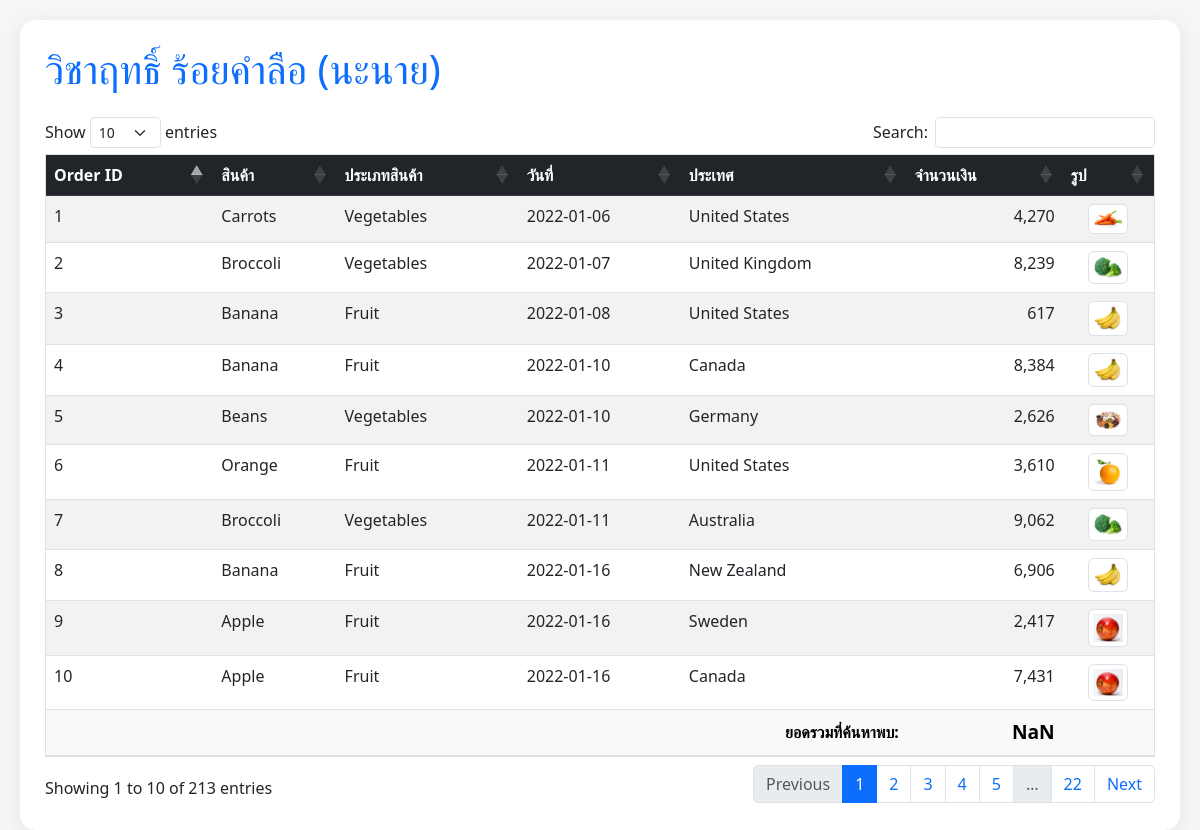
Screenshot of /c.php with the database file from the repository.
### tables this page shows
CREATE TABLE `popsupermarket` (
  `p_order_id` int(11) NOT NULL,
  `p_product_name` varchar(100) NOT NULL,
  `p_category` varchar(100) NOT NULL,
  `p_date` date NOT NULL,
  `p_country` varchar(100) NOT NULL,
  `p_amount` int(9) NOT NULL
);

### c.php (the view, shortened to what this page needs)
<!DOCTYPE html>
<html lang="en">
<head>
    <link href="https://cdn.jsdelivr.net/npm/bootstrap@5.3.0/dist/css/bootstrap.min.css" rel="stylesheet">
    <link href="https://cdn.datatables.net/1.13.7/css/dataTables.bootstrap5.min.css" rel="stylesheet">
</head>
<body>
<div class="container-fluid table-container">
    <h1 class="mb-4 text-primary">วิชาฤทธิ์ ร้อยคำลือ (นะนาย)</h1>
    <table id="myDataTable" class="table table-striped table-hover border" style="width:100%">
        <thead class="table-dark">
            <tr>
                <th>Order ID</th>
                <th>สินค้า</th>
                <th>ประเภทสินค้า</th>
                <th>วันที่</th>
                <th>ประเทศ</th>
                <th>จำนวนเงิน</th>
                <th>รูป</th>
            </tr>
        </thead>
        <tbody>
            <?php
            include_once("connectdb.php");
            $sql = "SELECT * FROM `popsupermarket`";
            $rs = mysqli_query($conn, $sql);
            while ($data = mysqli_fetch_array($rs)){
            ?>
            <tr>
                <td><?php echo $data['p_order_id'];?></td>
                <td><?php echo $data['p_product_name'];?></td>
                <td><?php echo $data['p_category'];?></td>
                <td><?php echo $data['p_date'];?></td>
                <td><?php echo $data['p_country'];?></td>
                <td align="right" data-order="<?php echo $data['p_amount'];?>">
                    <?php echo number_format($data['p_amount'], 0);?>
                </td>
                <td align="center">
                    <img src="<?php echo $data['p_product_name'];?>.jpg" width="40" class="img-thumbnail" onerror="this.src='https://via.placeholder.com/40'">
                </td>
            </tr>
            <?php } ?>
        </tbody>
        <tfoot class="table-light">
            <tr>
                <th colspan="5" style="text-align:right">ยอดรวมที่ค้นหาพบ:</th>
                <th id="sum_display" style="text-align:right" class="total-highlight">0</th>
                <th></th>
            </tr>
        </tfoot>
    </table>
</div>
</body>
</html>

### c.php (style rules this page uses)
body { padding: 20px; background-color: #f4f7f6; }
.table-container { background: white; padding: 25px; border-radius: 15px; box-shadow: 0 4px 20px rgba(0,0,0,0.08); }
.total-highlight { font-size: 1.2rem; font-weight: bold; color: #dc3545; }

### rows the page displays
popsupermarket: p_order_id "1", p_product_name "Carrots", p_category "Vegetables", p_date "2022-01-06", p_country "United States", p_amount "4,270", p_product_name (picture)
popsupermarket: p_order_id "2", p_product_name "Broccoli", p_category "Vegetables", p_date "2022-01-07", p_country "United Kingdom", p_amount "8,239", p_product_name (picture)
popsupermarket: p_order_id "3", p_product_name "Banana", p_category "Fruit", p_date "2022-01-08", p_country "United States", p_amount "617", p_product_name (picture)
popsupermarket: p_order_id "4", p_product_name "Banana", p_category "Fruit", p_date "2022-01-10", p_country "Canada", p_amount "8,384", p_product_name (picture)
popsupermarket: p_order_id "5", p_product_name "Beans", p_category "Vegetables", p_date "2022-01-10", p_country "Germany", p_amount "2,626", p_product_name (picture)
popsupermarket: p_order_id "6", p_product_name "Orange", p_category "Fruit", p_date "2022-01-11", p_country "United States", p_amount "3,610", p_product_name (picture)
popsupermarket: p_order_id "7", p_product_name "Broccoli", p_category "Vegetables", p_date "2022-01-11", p_country "Australia", p_amount "9,062", p_product_name (picture)
popsupermarket: p_order_id "8", p_product_name "Banana", p_category "Fruit", p_date "2022-01-16", p_country "New Zealand", p_amount "6,906", p_product_name (picture)
popsupermarket: p_order_id "9", p_product_name "Apple", p_category "Fruit", p_date "2022-01-16", p_country "Sweden", p_amount "2,417", p_product_name (picture)
popsupermarket: p_order_id "10", p_product_name "Apple", p_category "Fruit", p_date "2022-01-16", p_country "Canada", p_amount "7,431", p_product_name (picture)
